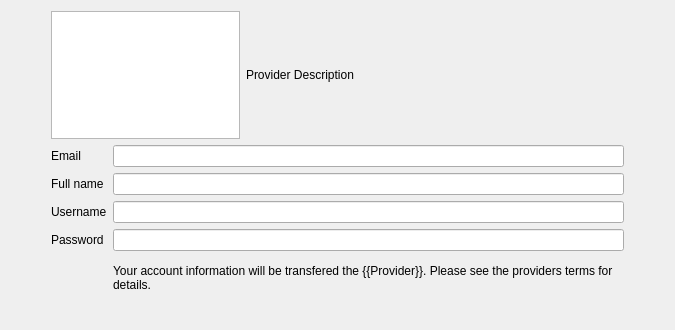
<?xml version="1.0" encoding="UTF-8"?>
<ui version="4.0">
 <class>OwncloudProviderRegistrationPage</class>
 <widget class="QWizardPage" name="OwncloudProviderRegistrationPage">
  <property name="geometry">
   <rect>
    <x>0</x>
    <y>0</y>
    <width>675</width>
    <height>330</height>
   </rect>
  </property>
  <property name="windowTitle">
   <string>WizardPage</string>
  </property>
  <layout class="QHBoxLayout" name="horizontalLayout_2">
   <item>
    <spacer name="horizontalSpacer">
     <property name="orientation">
      <enum>Qt::Horizontal</enum>
     </property>
     <property name="sizeType">
      <enum>QSizePolicy::Minimum</enum>
     </property>
     <property name="sizeHint" stdset="0">
      <size>
       <width>40</width>
       <height>20</height>
      </size>
     </property>
    </spacer>
   </item>
   <item>
    <layout class="QVBoxLayout" name="verticalLayout_2">
     <item>
      <layout class="QHBoxLayout" name="horizontalLayout">
       <item>
        <widget class="QGraphicsView" name="providerLogo">
         <property name="sizePolicy">
          <sizepolicy hsizetype="Expanding" vsizetype="Expanding">
           <horstretch>1</horstretch>
           <verstretch>0</verstretch>
          </sizepolicy>
         </property>
         <property name="sizeIncrement">
          <size>
           <width>1</width>
           <height>0</height>
          </size>
         </property>
        </widget>
       </item>
       <item>
        <widget class="QLabel" name="providerName">
         <property name="sizePolicy">
          <sizepolicy hsizetype="Preferred" vsizetype="Preferred">
           <horstretch>2</horstretch>
           <verstretch>0</verstretch>
          </sizepolicy>
         </property>
         <property name="sizeIncrement">
          <size>
           <width>2</width>
           <height>0</height>
          </size>
         </property>
         <property name="text">
          <string>Provider Description</string>
         </property>
        </widget>
       </item>
      </layout>
     </item>
     <item>
      <layout class="QFormLayout" name="formLayout">
       <property name="horizontalSpacing">
        <number>6</number>
       </property>
       <item row="1" column="0">
        <widget class="QLabel" name="label">
         <property name="text">
          <string>Email</string>
         </property>
        </widget>
       </item>
       <item row="1" column="1">
        <widget class="QLineEdit" name="fieldEmail"/>
       </item>
       <item row="2" column="0">
        <widget class="QLabel" name="label_2">
         <property name="text">
          <string>Full name</string>
         </property>
        </widget>
       </item>
       <item row="2" column="1">
        <widget class="QLineEdit" name="fieldDisplayname"/>
       </item>
       <item row="3" column="0">
        <widget class="QLabel" name="label_3">
         <property name="text">
          <string>Username</string>
         </property>
        </widget>
       </item>
       <item row="3" column="1">
        <widget class="QLineEdit" name="fieldUsername"/>
       </item>
       <item row="4" column="0">
        <widget class="QLabel" name="label_4">
         <property name="text">
          <string>Password</string>
         </property>
        </widget>
       </item>
       <item row="4" column="1">
        <widget class="QLineEdit" name="fieldPassword">
         <property name="echoMode">
          <enum>QLineEdit::Password</enum>
         </property>
        </widget>
       </item>
       <item row="5" column="1">
        <widget class="QLabel" name="label_6">
         <property name="text">
          <string>Your account information will be transfered the {{Provider}}. Please see the providers terms for details.</string>
         </property>
         <property name="wordWrap">
          <bool>true</bool>
         </property>
        </widget>
       </item>
      </layout>
     </item>
     <item>
      <spacer name="verticalSpacer">
       <property name="orientation">
        <enum>Qt::Vertical</enum>
       </property>
       <property name="sizeType">
        <enum>QSizePolicy::Minimum</enum>
       </property>
       <property name="sizeHint" stdset="0">
        <size>
         <width>20</width>
         <height>20</height>
        </size>
       </property>
      </spacer>
     </item>
    </layout>
   </item>
   <item>
    <spacer name="horizontalSpacer_2">
     <property name="orientation">
      <enum>Qt::Horizontal</enum>
     </property>
     <property name="sizeType">
      <enum>QSizePolicy::Minimum</enum>
     </property>
     <property name="sizeHint" stdset="0">
      <size>
       <width>40</width>
       <height>20</height>
      </size>
     </property>
    </spacer>
   </item>
  </layout>
 </widget>
 <resources/>
 <connections/>
</ui>
